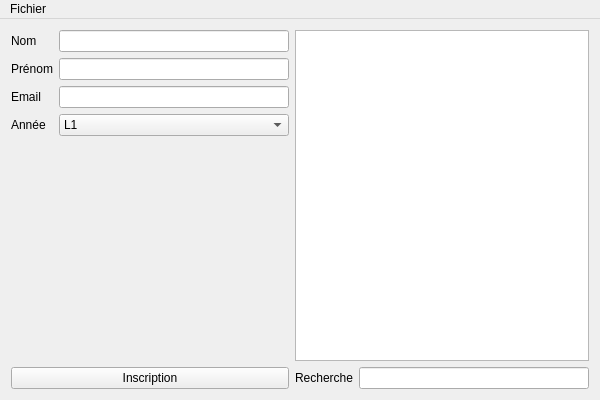
<?xml version="1.0" encoding="UTF-8"?>
<ui version="4.0">
 <class>MainWindow</class>
 <widget class="QMainWindow" name="MainWindow">
  <property name="geometry">
   <rect>
    <x>0</x>
    <y>0</y>
    <width>600</width>
    <height>400</height>
   </rect>
  </property>
  <property name="windowTitle">
   <string>Inscriptator</string>
  </property>
  <widget class="QWidget" name="centralWidget">
   <layout class="QGridLayout" name="gridLayout">
    <item row="1" column="0">
     <widget class="QLabel" name="label_prenom">
      <property name="text">
       <string>Prénom</string>
      </property>
     </widget>
    </item>
    <item row="0" column="1">
     <widget class="QLineEdit" name="lineEdit_Nom"/>
    </item>
    <item row="0" column="2" rowspan="5" colspan="2">
     <widget class="QListWidget" name="listWidget"/>
    </item>
    <item row="5" column="0" colspan="2">
     <widget class="QPushButton" name="pushButton_Inscription">
      <property name="text">
       <string>Inscription</string>
      </property>
     </widget>
    </item>
    <item row="5" column="2">
     <widget class="QLabel" name="label_rechercher">
      <property name="text">
       <string>Recherche</string>
      </property>
     </widget>
    </item>
    <item row="0" column="0">
     <widget class="QLabel" name="label_nom">
      <property name="text">
       <string>Nom</string>
      </property>
     </widget>
    </item>
    <item row="1" column="1">
     <widget class="QLineEdit" name="lineEdit_Prenom"/>
    </item>
    <item row="2" column="1">
     <widget class="QLineEdit" name="lineEdit_Email"/>
    </item>
    <item row="5" column="3">
     <widget class="QLineEdit" name="lineEdit"/>
    </item>
    <item row="2" column="0">
     <widget class="QLabel" name="label_email">
      <property name="text">
       <string>Email</string>
      </property>
     </widget>
    </item>
    <item row="3" column="0">
     <widget class="QLabel" name="label_annee">
      <property name="text">
       <string>Année</string>
      </property>
     </widget>
    </item>
    <item row="3" column="1">
     <widget class="QComboBox" name="comboBox_Annee">
      <item>
       <property name="text">
        <string>L1</string>
       </property>
      </item>
      <item>
       <property name="text">
        <string>L2I</string>
       </property>
      </item>
      <item>
       <property name="text">
        <string>L2M</string>
       </property>
      </item>
      <item>
       <property name="text">
        <string>L3I</string>
       </property>
      </item>
      <item>
       <property name="text">
        <string>L3M</string>
       </property>
      </item>
      <item>
       <property name="text">
        <string>M1I</string>
       </property>
      </item>
      <item>
       <property name="text">
        <string>M1M</string>
       </property>
      </item>
      <item>
       <property name="text">
        <string>M2I</string>
       </property>
      </item>
      <item>
       <property name="text">
        <string>M2M</string>
       </property>
      </item>
      <item>
       <property name="text">
        <string>AUTRE</string>
       </property>
      </item>
     </widget>
    </item>
   </layout>
  </widget>
  <widget class="QMenuBar" name="menuBar">
   <property name="geometry">
    <rect>
     <x>0</x>
     <y>0</y>
     <width>600</width>
     <height>22</height>
    </rect>
   </property>
   <widget class="QMenu" name="menuFichier">
    <property name="title">
     <string>Fichier</string>
    </property>
    <addaction name="actionOuvrir"/>
    <addaction name="actionSauvegarder"/>
    <addaction name="actionExporter_Mailing"/>
    <addaction name="actionTrier"/>
    <addaction name="actionQuitter"/>
   </widget>
   <addaction name="menuFichier"/>
  </widget>
  <action name="actionOuvrir">
   <property name="text">
    <string>Ouvrir</string>
   </property>
   <property name="shortcut">
    <string>Ctrl+O</string>
   </property>
  </action>
  <action name="actionSauvegarder">
   <property name="text">
    <string>Sauvegarder</string>
   </property>
   <property name="shortcut">
    <string>Ctrl+S</string>
   </property>
  </action>
  <action name="actionQuitter">
   <property name="text">
    <string>Quitter</string>
   </property>
   <property name="shortcut">
    <string>Ctrl+Q</string>
   </property>
  </action>
  <action name="actionExporter_Mailing">
   <property name="text">
    <string>Exporter Mailing</string>
   </property>
   <property name="shortcut">
    <string>Ctrl+E</string>
   </property>
  </action>
  <action name="actionTrier">
   <property name="text">
    <string>Trier</string>
   </property>
   <property name="shortcut">
    <string>Ctrl+T</string>
   </property>
  </action>
 </widget>
 <layoutdefault spacing="6" margin="11"/>
 <tabstops>
  <tabstop>lineEdit_Nom</tabstop>
  <tabstop>lineEdit_Prenom</tabstop>
  <tabstop>lineEdit_Email</tabstop>
  <tabstop>comboBox_Annee</tabstop>
  <tabstop>pushButton_Inscription</tabstop>
  <tabstop>listWidget</tabstop>
  <tabstop>lineEdit</tabstop>
 </tabstops>
 <resources/>
 <connections/>
</ui>
